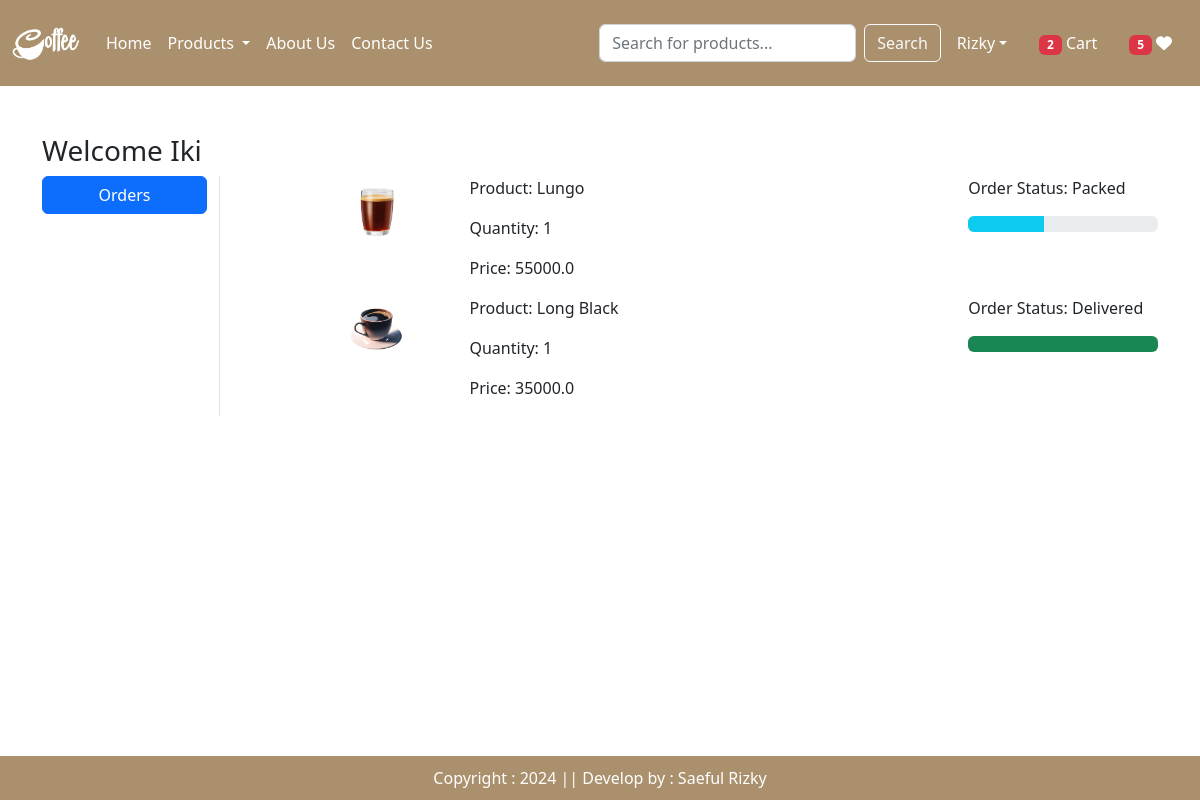
Screenshot of /orders/ (signed in) with the database file from the repository.
### app/models.py (models this page shows, shortened)
class OrderPlaced(models.Model):
    user = models.ForeignKey(User, on_delete=models.CASCADE)
    customer = models.ForeignKey(Customer, on_delete=models.CASCADE)
    product = models.ForeignKey(Product, on_delete=models.CASCADE)
    quantity = models.PositiveIntegerField(default=1)
    ordered_date = models.DateTimeField(auto_now_add=True)
    status = models.CharField(max_length=50, choices=STATUS_CHOICES, default='Pending')
    payment = models.ForeignKey(Payment, on_delete=models.CASCADE, default="")
    @property
    def total_cost(self):
        return self.quantity * self.product.discounted_price

class Product(models.Model):
    title = models.CharField(max_length=100)
    selling_price = models.FloatField()
    discounted_price = models.FloatField()
    description = models.TextField()
    composition = models.TextField(default='')
    prodapp = models.TextField(default='')
    category = models.CharField(choices=CATEGORY_CHOICES, max_length=2)
    product_image = models.ImageField(upload_to='product')

### app/views.py (the view)
# urls.py: path('orders/', views.orders, name='orders'),
@login_required
def orders(request):
    totalitem = 0
    wishitem = 0
    if request.user.is_authenticated:
        totalitem = len(Cart.objects.filter(user=request.user))
        wishitem = len(Wishlist.objects.filter(user=request.user))
    order_placed = OrderPlaced.objects.filter(user=request.user)
    return render(request, 'app/orders.html', locals())

### app/templates/app/orders.html (shortened to what this page needs)
{% extends 'app/base.html' %}
{% load static %}
{% block main-content %}
<div class="container my-5">
  <div class="row">
    <h3>Welcome <span class="text-capitalize">{{request.user}}</span></h3>
    <div class="col-sm-2 border-end">
      <ul class="list-unstyled">
        <li class="d-grid"><a href="{% url 'orders' %}" class="btn btn-primary">Orders</a></li>
      </ul>
    </div>
    <div class="col-sm-9 offset-sm-1">
      {% for op in order_placed %}
      <div class="row">
        <div class="col-sm-2">
          <img src="{{op.product.product_image.url}}" class="img-fluid" height="100" width="100"/>
        </div>
        <div class="col-sm-7">
          <p>Product: {{op.product.title}}</p>
          <p>Quantity: {{op.quantity}}</p>
          <p>Price: {{op.total_cost}}</p>
        </div>
        <div class="col-sm-3">
          <p> Order Status: {{op.status}} </p>
          {% if op.status == 'Packed' %}
          <div class="progress">
            <div class="progress-bar bg-info" role="progressbar" style="width: 40%" aria-valuenow="40" aria-valuemin="0" aria-valuemax="100"></div>
          </div>
          {% endif %}
          {% if op.status == 'Delivered' %}
          <div class="progress">
            <div class="progress-bar bg-success" role="progressbar" style="width: 100%" aria-valuenow="100" aria-valuemin="0" aria-valuemax="100"></div>
          </div>
          {% endif %}
          </div>
          </div>
          {% endfor %}
        </div>
     </div>
    </div>
    {% endblock main-content %}

### app/templates/app/base.html (shortened to what this page needs)
<!DOCTYPE html>
{% load static %}
<html lang="en">
<head>
    <link href="https://cdn.jsdelivr.net/npm/bootstrap@5.2.3/dist/css/bootstrap.min.css" rel="stylesheet">
    <link rel="stylesheet" href="{% static 'app/css/owl.carousel.min.css' %}" />
    <link rel="stylesheet" href="{% static 'app/css/all.min.css' %}" />
    <link rel="stylesheet" href="{% static 'app/css/style.css' %}" />
</head>
<body>
  <nav class="navbar navbar-expand-lg" style="background-color: #aa906d; color: #ffffff;">
        <div class="container-fluid">
          <a class="navbar-brand" href="#">
            <img src="{% static 'app/images/neel.png' %}" width="70" height="60" />
          </a>
          <div class="collapse navbar-collapse" id="navbarSupportedContent">
            <ul class="navbar-nav me-auto mb-2 mb-lg-0">
              {% if request.user.is_authenticated %}
              <li class="nav-item">
                <a class="nav-link text-white" href="/">Home</a>
              </li>
              <li class="nav-item dropdown">
                <a class="nav-link dropdown-toggle" href="#" role="button" data-bs-toggle="dropdown" aria-expanded="false" style="color: #ffffff;">
                  Products
                </a>
              </li>
              <li class="nav-item">
                <a class="nav-link text-white" href="{% url 'about' %}">About Us</a>
              </li>
              <li class="nav-item">
                <a class="nav-link text-white" href="{% url 'contact' %}">Contact Us</a>
              </li>
            </ul>
            <form class="d-flex" role="search" action="{% url 'search' %}">
              <input class="form-control me-2" type="search" placeholder="Search for products..." name="search" aria-label="Search">
              <button class="btn btn-outline-light" type="submit">Search</button>
          </form>
          </div>
          <ul class="navbar-nav me-auto mb-2 mb-lg-0">
            <li class="nav-item dropdown mx-2">
            <a class="nav-link dropdown-toggle text-white" href="#"
           id="profileDropdown" role="button" data-bs-toggle="dropdown"
           aria-expanded="false">Rizky</a>
            </li>
            <li class="nav-item mx-2">
                <a href="{% url 'showcart' %}" class="nav-link text-white"><span class="badge bg-danger">{% if totalitem > 0 %} {{totalitem}} {% endif %}</span> Cart</a>
            </li>
            <li class="nav-item mx-2">
              <a href="#" class="nav-link text-white"><span class="badge bg-danger">{% if wishitem > 0%} {{wishitem}} {% endif %}</span> <i class="fa fa-heart"></i></a>
            </li>
            {% endif %}
          </ul>
        </div>
      </nav>
      {% block main-content %}{% endblock main-content %}
      <footer style="position: fixed; bottom: 0; left: 0; width: 100%; background-color: #aa906d; color: white; text-align: center; padding: 10px 0; z-index: 1000;">
        Copyright : 2024 || Develop by : Saeful Rizky
      </footer>
</body>
</html>

### app/static/app/css/style.css (style rules this page uses)
html, body { height: 100%; }
footer { position: fixed; bottom: 0; left: 0; width: 100%; background-color: #f8f9fa; z-index: 10; }

### rows the page displays
OrderPlaced: product.product_image (picture), product "Lungo", quantity "1", total_cost "55000.0", status "Packed"
OrderPlaced: product.product_image (picture), product "Long Black", quantity "1", total_cost "35000.0", status "Delivered"

### other values shown
{{ totalitem }} "2"
{{ wishitem }} "5"
{{ request.user }} "Iki"
